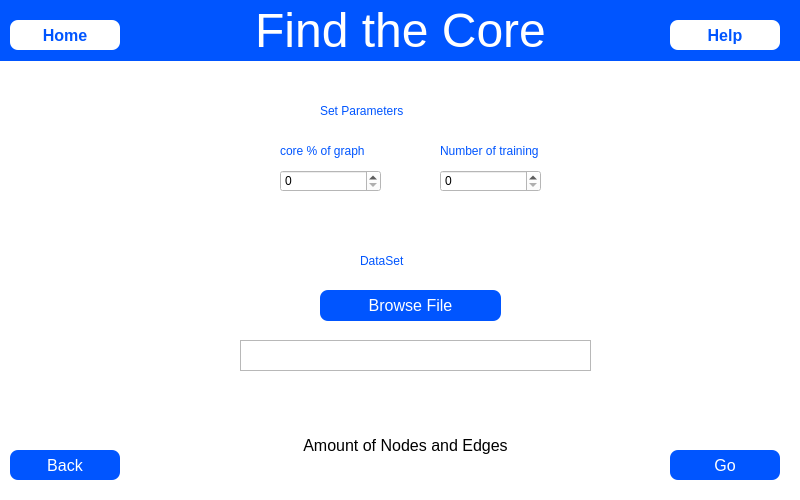
<?xml version="1.0" encoding="UTF-8"?>
<ui version="4.0">
 <class>MainWindow</class>
 <widget class="QDialog" name="MainWindow">
  <property name="geometry">
   <rect>
    <x>0</x>
    <y>0</y>
    <width>800</width>
    <height>500</height>
   </rect>
  </property>
  <property name="windowTitle">
   <string>Dialog</string>
  </property>
  <property name="styleSheet">
   <string notr="true">background-color:white;</string>
  </property>
  <widget class="QLabel" name="label">
   <property name="geometry">
    <rect>
     <x>0</x>
     <y>0</y>
     <width>801</width>
     <height>61</height>
    </rect>
   </property>
   <property name="styleSheet">
    <string notr="true">background-color:rgb(0, 85, 255);
</string>
   </property>
   <property name="text">
    <string>&lt;html&gt;&lt;head/&gt;&lt;body&gt;&lt;p align=&quot;center&quot;&gt;&lt;span style=&quot; font-size:36pt; color:#ffffff;&quot;&gt;Find the Core&lt;/span&gt;&lt;/p&gt;&lt;/body&gt;&lt;/html&gt;</string>
   </property>
  </widget>
  <widget class="QPushButton" name="goB">
   <property name="enabled">
    <bool>true</bool>
   </property>
   <property name="geometry">
    <rect>
     <x>670</x>
     <y>450</y>
     <width>110</width>
     <height>30</height>
    </rect>
   </property>
   <property name="styleSheet">
    <string notr="true">background-color:rgb(0, 85, 255);
font-size:16px;
border-radius:8px;
color:white;</string>
   </property>
   <property name="text">
    <string>Go</string>
   </property>
  </widget>
  <widget class="QLabel" name="label_3">
   <property name="geometry">
    <rect>
     <x>360</x>
     <y>240</y>
     <width>91</width>
     <height>41</height>
    </rect>
   </property>
   <property name="styleSheet">
    <string notr="true">font: 18pt &quot;MS Shell Dlg 2&quot;;
color:rgb(0, 85, 255);
background-color:none;</string>
   </property>
   <property name="text">
    <string>DataSet</string>
   </property>
  </widget>
  <widget class="QPushButton" name="backB">
   <property name="enabled">
    <bool>true</bool>
   </property>
   <property name="geometry">
    <rect>
     <x>10</x>
     <y>450</y>
     <width>110</width>
     <height>30</height>
    </rect>
   </property>
   <property name="styleSheet">
    <string notr="true">background-color:rgb(0, 85, 255);
font-size:16px;
border-radius:8px;
color:white;</string>
   </property>
   <property name="text">
    <string>Back</string>
   </property>
  </widget>
  <widget class="QLabel" name="label_4">
   <property name="geometry">
    <rect>
     <x>320</x>
     <y>90</y>
     <width>171</width>
     <height>41</height>
    </rect>
   </property>
   <property name="styleSheet">
    <string notr="true">font: 18pt &quot;MS Shell Dlg 2&quot;;
color:rgb(0, 85, 255);</string>
   </property>
   <property name="text">
    <string>Set Parameters</string>
   </property>
  </widget>
  <widget class="QPushButton" name="helpB">
   <property name="enabled">
    <bool>true</bool>
   </property>
   <property name="geometry">
    <rect>
     <x>670</x>
     <y>20</y>
     <width>110</width>
     <height>30</height>
    </rect>
   </property>
   <property name="styleSheet">
    <string notr="true">background-color:rgb(255, 255, 255);
font-size:16px;
font-weight:bold;
border-radius:8px;
color:rgb(0, 85, 255);</string>
   </property>
   <property name="text">
    <string>Help</string>
   </property>
  </widget>
  <widget class="QPushButton" name="homeB">
   <property name="enabled">
    <bool>true</bool>
   </property>
   <property name="geometry">
    <rect>
     <x>10</x>
     <y>20</y>
     <width>110</width>
     <height>30</height>
    </rect>
   </property>
   <property name="styleSheet">
    <string notr="true">background-color:rgb(255, 255, 255);
font-size:16px;
font-weight:bold;
border-radius:8px;
color:rgb(0, 85, 255);</string>
   </property>
   <property name="text">
    <string>Home</string>
   </property>
  </widget>
  <widget class="QSpinBox" name="precentageGraphCore">
   <property name="geometry">
    <rect>
     <x>280</x>
     <y>170</y>
     <width>101</width>
     <height>22</height>
    </rect>
   </property>
  </widget>
  <widget class="QSpinBox" name="numoftraining">
   <property name="geometry">
    <rect>
     <x>440</x>
     <y>170</y>
     <width>101</width>
     <height>22</height>
    </rect>
   </property>
  </widget>
  <widget class="QPushButton" name="browseFile">
   <property name="enabled">
    <bool>true</bool>
   </property>
   <property name="geometry">
    <rect>
     <x>320</x>
     <y>290</y>
     <width>181</width>
     <height>31</height>
    </rect>
   </property>
   <property name="styleSheet">
    <string notr="true">background-color:rgb(0, 85, 255);
font-size:16px;
border-radius:8px;
color:white;</string>
   </property>
   <property name="text">
    <string>Browse File</string>
   </property>
  </widget>
  <widget class="QLabel" name="label_7">
   <property name="geometry">
    <rect>
     <x>440</x>
     <y>140</y>
     <width>101</width>
     <height>21</height>
    </rect>
   </property>
   <property name="styleSheet">
    <string notr="true">font: 12px &quot;MS Shell Dlg 2&quot;;
color:rgb(0, 85, 255);
background-color:none;</string>
   </property>
   <property name="text">
    <string>Number of training</string>
   </property>
  </widget>
  <widget class="QTextEdit" name="browserText">
   <property name="enabled">
    <bool>true</bool>
   </property>
   <property name="geometry">
    <rect>
     <x>240</x>
     <y>340</y>
     <width>351</width>
     <height>31</height>
    </rect>
   </property>
   <property name="styleSheet">
    <string notr="true">background-color:none;</string>
   </property>
  </widget>
  <widget class="QLabel" name="label_5">
   <property name="geometry">
    <rect>
     <x>-790</x>
     <y>-70</y>
     <width>1871</width>
     <height>641</height>
    </rect>
   </property>
   <property name="minimumSize">
    <size>
     <width>0</width>
     <height>0</height>
    </size>
   </property>
   <property name="styleSheet">
    <string notr="true">background-image:url(:/newPrefix/app_bg.jpg);</string>
   </property>
   <property name="text">
    <string/>
   </property>
   <property name="pixmap">
    <pixmap>app_bg.jpg</pixmap>
   </property>
   <property name="scaledContents">
    <bool>false</bool>
   </property>
  </widget>
  <widget class="QLabel" name="label_8">
   <property name="geometry">
    <rect>
     <x>280</x>
     <y>140</y>
     <width>101</width>
     <height>21</height>
    </rect>
   </property>
   <property name="styleSheet">
    <string notr="true">font: 12px &quot;MS Shell Dlg 2&quot;;
color:rgb(0, 85, 255);
background-color:none;</string>
   </property>
   <property name="text">
    <string>core % of graph</string>
   </property>
  </widget>
  <widget class="QLabel" name="amountlabel">
   <property name="geometry">
    <rect>
     <x>280</x>
     <y>420</y>
     <width>251</width>
     <height>51</height>
    </rect>
   </property>
   <property name="font">
    <font>
     <pointsize>12</pointsize>
    </font>
   </property>
   <property name="text">
    <string>Amount of Nodes and Edges</string>
   </property>
   <property name="alignment">
    <set>Qt::AlignCenter</set>
   </property>
  </widget>
  <zorder>label_5</zorder>
  <zorder>label</zorder>
  <zorder>goB</zorder>
  <zorder>label_3</zorder>
  <zorder>backB</zorder>
  <zorder>label_4</zorder>
  <zorder>helpB</zorder>
  <zorder>homeB</zorder>
  <zorder>precentageGraphCore</zorder>
  <zorder>numoftraining</zorder>
  <zorder>browseFile</zorder>
  <zorder>label_7</zorder>
  <zorder>browserText</zorder>
  <zorder>label_8</zorder>
  <zorder>amountlabel</zorder>
 </widget>
 <resources>
  <include location="bkg_qrc.qrc"/>
 </resources>
 <connections/>
</ui>
